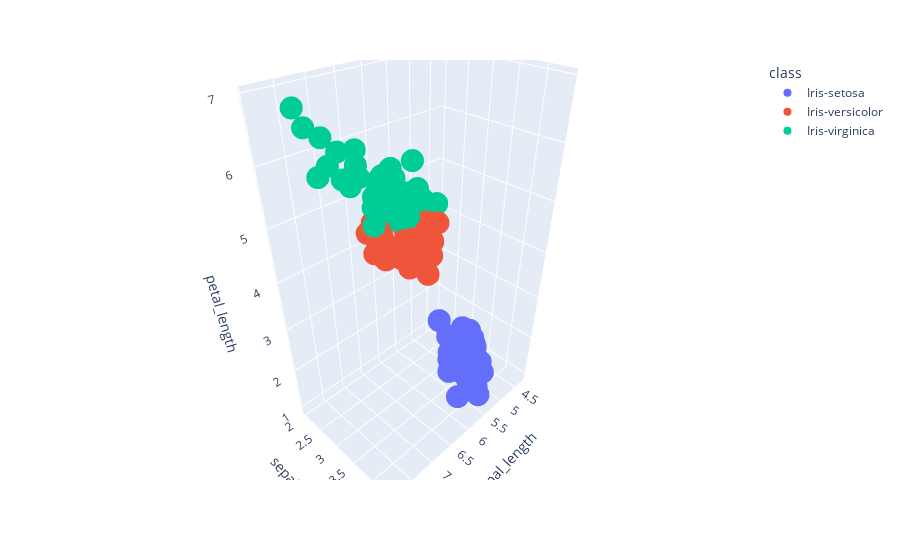

Notebook code cell kept with this figure:
### Code cell
# 3D Scatter Plots
# x-axis: sepal_length
# y-axis: sepal_width
# z-axis: petal_length
    
fig = px.scatter_3d(df, x='sepal_length', y='sepal_width', z='petal_length', color='class')
fig.show()

### Figure 1 — Plotly figure (JSON) as saved in the notebook; plotly's stock layout.template omitted (floating-point values rounded to 4 significant figures)
{"data": [{"hovertemplate": "class=Iris-setosa<br>sepal_length=%{x}<br>sepal_width=%{y}<br>petal_length=%{z}<extra></extra>", "legendgroup": "Iris-setosa", "marker": {"color": "#636efa", "symbol": "circle"}, "mode": "markers", "name": "Iris-setosa", "scene": "scene", "showlegend": true, "type": "scatter3d", "x": [5.1, 4.9, 4.7, 4.6, 5, 5.4, 4.6, 5, 4.4, 4.9, 5.4, 4.8, 4.8, 4.3, 5.8, 5.7, 5.4, 5.1, 5.7, 5.1, 5.4, 5.1, 4.6, 5.1, 4.8, 5, 5, 5.2, 5.2, 4.7, 4.8, 5.4, 5.2, 5.5, 4.9, 5, 5.5, 4.9, 4.4, 5.1, 5, 4.5, 4.4, 5, 5.1, 4.8, 5.1, 4.6, 5.3, 5], "y": [3.5, 3, 3.2, 3.1, 3.6, 3.9, 3.4, 3.4, 2.9, 3.1, 3.7, 3.4, 3, 3, 4, 4.4, 3.9, 3.5, 3.8, 3.8, 3.4, 3.7, 3.6, 3.3, 3.4, 3, 3.4, 3.5, 3.4, 3.2, 3.1, 3.4, 4.1, 4.2, 3.1, 3.2, 3.5, 3.1, 3, 3.4, 3.5, 2.3, 3.2, 3.5, 3.8, 3, 3.8, 3.2, 3.7, 3.3], "z": [1.4, 1.4, 1.3, 1.5, 1.4, 1.7, 1.4, 1.5, 1.4, 1.5, 1.5, 1.6, 1.4, 1.1, 1.2, 1.5, 1.3, 1.4, 1.7, 1.5, 1.7, 1.5, 1, 1.7, 1.9, 1.6, 1.6, 1.5, 1.4, 1.6, 1.6, 1.5, 1.5, 1.4, 1.5, 1.2, 1.3, 1.5, 1.3, 1.5, 1.3, 1.3, 1.3, 1.6, 1.9, 1.4, 1.6, 1.4, 1.5, 1.4]}, {"hovertemplate": "class=Iris-versicolor<br>sepal_length=%{x}<br>sepal_width=%{y}<br>petal_length=%{z}<extra></extra>", "legendgroup": "Iris-versicolor", "marker": {"color": "#EF553B", "symbol": "circle"}, "mode": "markers", "name": "Iris-versicolor", "scene": "scene", "showlegend": true, "type": "scatter3d", "x": [7, 6.4, 6.9, 5.5, 6.5, 5.7, 6.3, 4.9, 6.6, 5.2, 5, 5.9, 6, 6.1, 5.6, 6.7, 5.6, 5.8, 6.2, 5.6, 5.9, 6.1, 6.3, 6.1, 6.4, 6.6, 6.8, 6.7, 6, 5.7, 5.5, 5.5, 5.8, 6, 5.4, 6, 6.7, 6.3, 5.6, 5.5, 5.5, 6.1, 5.8, 5, 5.6, 5.7, 5.7, 6.2, 5.1, 5.7], "y": [3.2, 3.2, 3.1, 2.3, 2.8, 2.8, 3.3, 2.4, 2.9, 2.7, 2, 3, 2.2, 2.9, 2.9, 3.1, 3, 2.7, 2.2, 2.5, 3.2, 2.8, 2.5, 2.8, 2.9, 3, 2.8, 3, 2.9, 2.6, 2.4, 2.4, 2.7, 2.7, 3, 3.4, 3.1, 2.3, 3, 2.5, 2.6, 3, 2.6, 2.3, 2.7, 3, 2.9, 2.9, 2.5, 2.8], "z": [4.7, 4.5, 4.9, 4, 4.6, 4.5, 4.7, 3.3, 4.6, 3.9, 3.5, 4.2, 4, 4.7, 3.6, 4.4, 4.5, 4.1, 4.5, 3.9, 4.8, 4, 4.9, 4.7, 4.3, 4.4, 4.8, 5, 4.5, 3.5, 3.8, 3.7, 3.9, 5.1, 4.5, 4.5, 4.7, 4.4, 4.1, 4, 4.4, 4.6, 4, 3.3, 4.2, 4.2, 4.2, 4.3, 3, 4.1]}, {"hovertemplate": "class=Iris-virginica<br>sepal_length=%{x}<br>sepal_width=%{y}<br>petal_length=%{z}<extra></extra>", "legendgroup": "Iris-virginica", "marker": {"color": "#00cc96", "symbol": "circle"}, "mode": "markers", "name": "Iris-virginica", "scene": "scene", "showlegend": true, "type": "scatter3d", "x": [6.3, 5.8, 7.1, 6.3, 6.5, 7.6, 4.9, 7.3, 6.7, 7.2, 6.5, 6.4, 6.8, 5.7, 5.8, 6.4, 6.5, 7.7, 7.7, 6, 6.9, 5.6, 7.7, 6.3, 6.7, 7.2, 6.2, 6.1, 6.4, 7.2, 7.4, 7.9, 6.4, 6.3, 6.1, 7.7, 6.3, 6.4, 6, 6.9, 6.7, 6.9, 5.8, 6.8, 6.7, 6.7, 6.3, 6.5, 6.2, 5.9], "y": [3.3, 2.7, 3, 2.9, 3, 3, 2.5, 2.9, 2.5, 3.6, 3.2, 2.7, 3, 2.5, 2.8, 3.2, 3, 3.8, 2.6, 2.2, 3.2, 2.8, 2.8, 2.7, 3.3, 3.2, 2.8, 3, 2.8, 3, 2.8, 3.8, 2.8, 2.8, 2.6, 3, 3.4, 3.1, 3, 3.1, 3.1, 3.1, 2.7, 3.2, 3.3, 3, 2.5, 3, 3.4, 3], "z": [6, 5.1, 5.9, 5.6, 5.8, 6.6, 4.5, 6.3, 5.8, 6.1, 5.1, 5.3, 5.5, 5, 5.1, 5.3, 5.5, 6.7, 6.9, 5, 5.7, 4.9, 6.7, 4.9, 5.7, 6, 4.8, 4.9, 5.6, 5.8, 6.1, 6.4, 5.6, 5.1, 5.6, 6.1, 5.6, 5.5, 4.8, 5.4, 5.6, 5.1, 5.1, 5.9, 5.7, 5.2, 5, 5.2, 5.4, 5.1]}], "layout": {"legend": {"title": {"text": "class"}, "tracegroupgap": 0}, "margin": {"t": 60}, "scene": {"domain": {"x": [0, 1], "y": [0, 1]}, "xaxis": {"title": {"text": "sepal_length"}}, "yaxis": {"title": {"text": "sepal_width"}}, "zaxis": {"title": {"text": "petal_length"}}}}}
